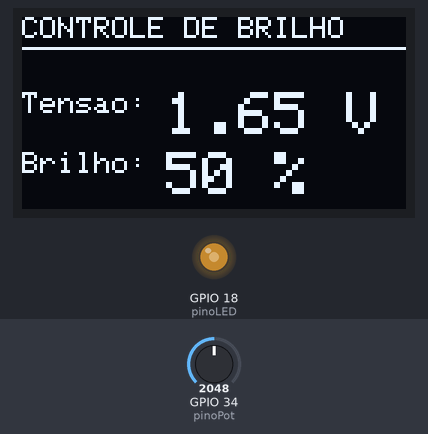
Bench run of a sketch on a simulated ESP32. Shown: 128×64 one-colour display, output pins drawn as LEDs (lit = HIGH). The test bench sets the inputs (shaded band); at power-on: GPIO 34 (pinoPot) = 2048. What the sketch prints to the serial monitor is not drawn.

Above: at 2.2 s.
2.3 s: GPIO 34 (pinoPot) set to 2866
At 3.2 s:
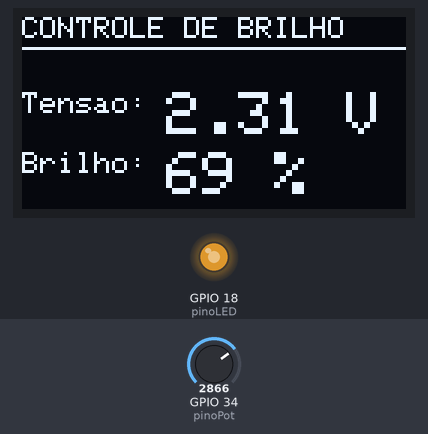
3.8 s: GPIO 34 (pinoPot) set to 3603
At 4.7 s:
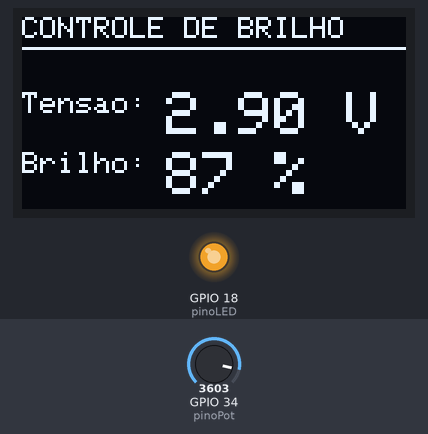
5.3 s: GPIO 34 (pinoPot) set to 491
At 6.2 s:
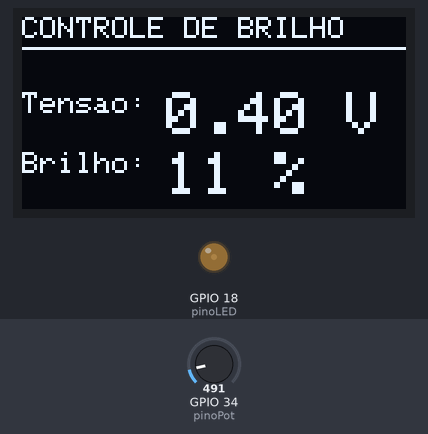
6.8 s: GPIO 34 (pinoPot) set to 0
At 7.8 s:
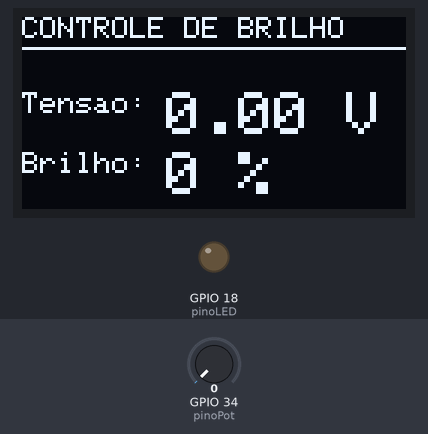
Timing chart, 0 to 9.3 s (numbered marks = the images above; inputs shaded):
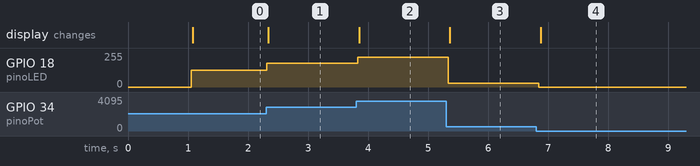

Measured:
- after the input at 2.3 s, GPIO 18 (pinoLED): 127/255 → 178/255 at once; the display: changes at once (image 1)
- after the input at 3.8 s, GPIO 18 (pinoLED): 178/255 → 224/255 at once; the display: changes after 0.05 s (image 2)
- after the input at 5.3 s, GPIO 18 (pinoLED): 224/255 → 30/255 at once; the display: changes after 0.06 s (image 3)
- after the input at 6.8 s, GPIO 18 (pinoLED): 30/255 → 0/255 after 0.05 s; the display: changes after 0.08 s (image 4)

The sketch:

controle_de_led_com_pot_pwm.ino
```cpp
#include <Wire.h>
#include <Adafruit_GFX.h>
#include <Adafruit_SSD1306.h>

// Configurações do Display OLED
#define LARGURA_TELA 128
#define ALTURA_TELA 64
#define ENDERECO_OLED 0x3C // Endereço comum para displays 0.96"

// Inicializa o display usando os pinos padrão do ESP32 (SDA: 21, SCL: 22)
Adafruit_SSD1306 display(LARGURA_TELA, ALTURA_TELA, &Wire, -1);

// Definição dos pinos
const int pinoPot = 34;
const int pinoLED = 18;

void setup() {
  Serial.begin(115200);

  pinMode(pinoPot, INPUT);
  pinMode(pinoLED, OUTPUT);

  // Inicializa o Display OLED
  if(!display.begin(SSD1306_SWITCHCAPVCC, ENDERECO_OLED)) {
    Serial.println(F("Falha ao iniciar o OLED SSD1306"));
    for(;;); // Trava o programa se o display não for encontrado
  }

  display.clearDisplay();
  display.setTextColor(SSD1306_WHITE);
  display.setTextSize(1);
  display.setCursor(0, 10);
  display.println("Sistema Iniciado!");
  display.display();
  delay(1000);
}

void loop() {
  // 1. Leitura do valor bruto
  int valorADC = analogRead(pinoPot);

  // 2. Cálculos e Mapeamento
  float voltagem = (valorADC * 3.3) / 4095.0;
  int brilhoPWM = map(valorADC, 0, 4095, 0, 255);
  int porcentagem = map(valorADC, 0, 4095, 0, 100);

  // 3. Ação no LED
  analogWrite(pinoLED, brilhoPWM);

  // 4. Exibição no Monitor Serial
  Serial.printf("ADC: %d | V: %.2fV | Brilho: %d%%\n", valorADC, voltagem, porcentagem);

  // 5. Atualização do Display OLED
  display.clearDisplay(); // Limpa a tela para a nova escrita

  // Título
  display.setTextSize(1);
  display.setCursor(0, 0);
  display.println("CONTROLE DE BRILHO");
  display.drawFastHLine(0, 10, 128, SSD1306_WHITE); // Linha decorativa

  // Exibindo a Voltagem
  display.setTextSize(1);
  display.setCursor(0, 25);
  display.print("Tensao: ");
  display.setTextSize(2); // Texto maior para os valores
  display.print(voltagem, 2);
  display.println(" V");

  // Exibindo a Porcentagem
  display.setTextSize(1);
  display.setCursor(0, 45);
  display.print("Brilho: ");
  display.setTextSize(2);
  display.print(porcentagem);
  display.println(" %");

  display.display(); // Envia os dados para a tela de fato

  delay(100); // Resposta rápida para o display não "engasgar"
}
```
